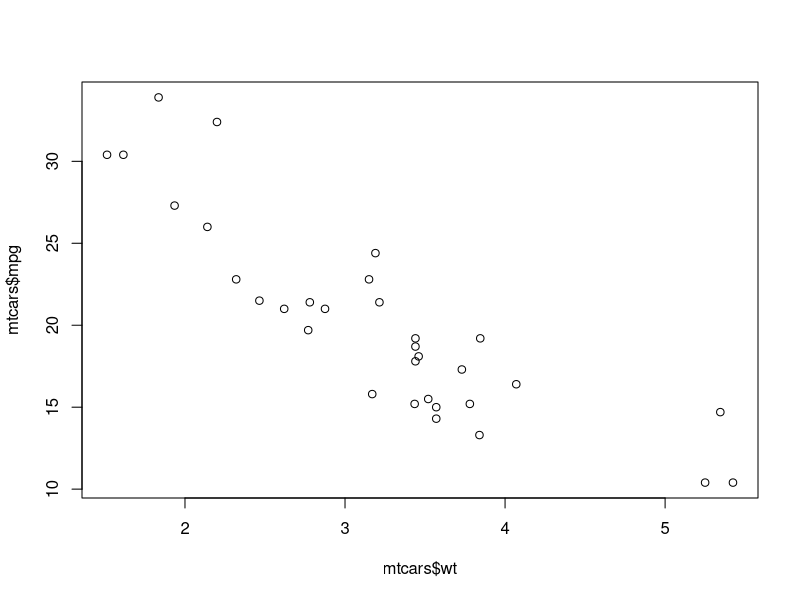
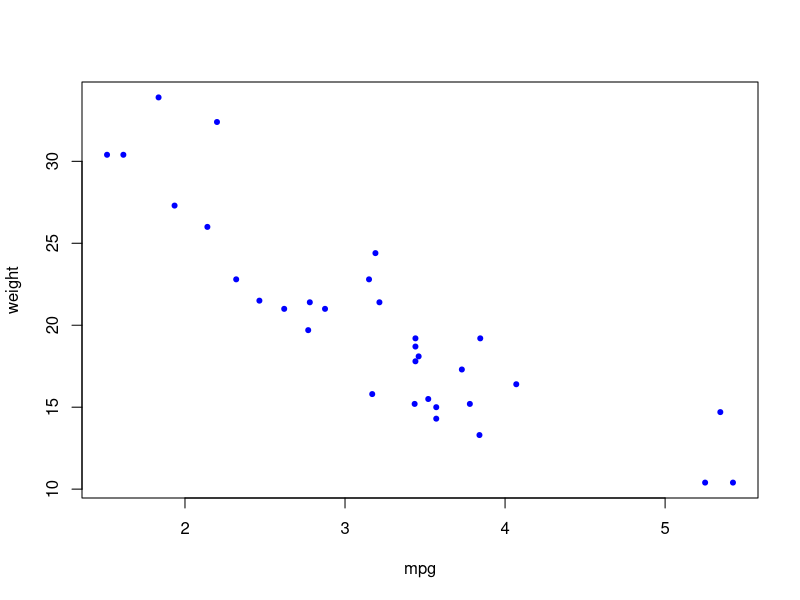
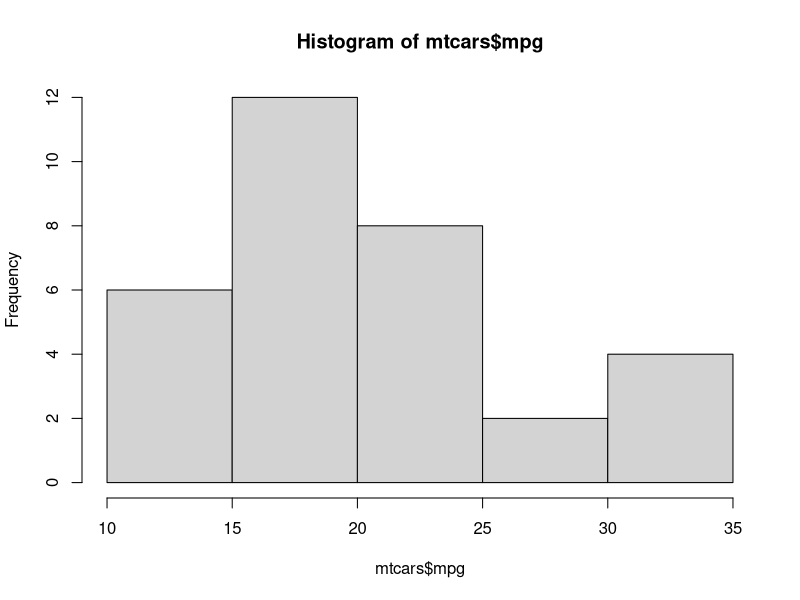
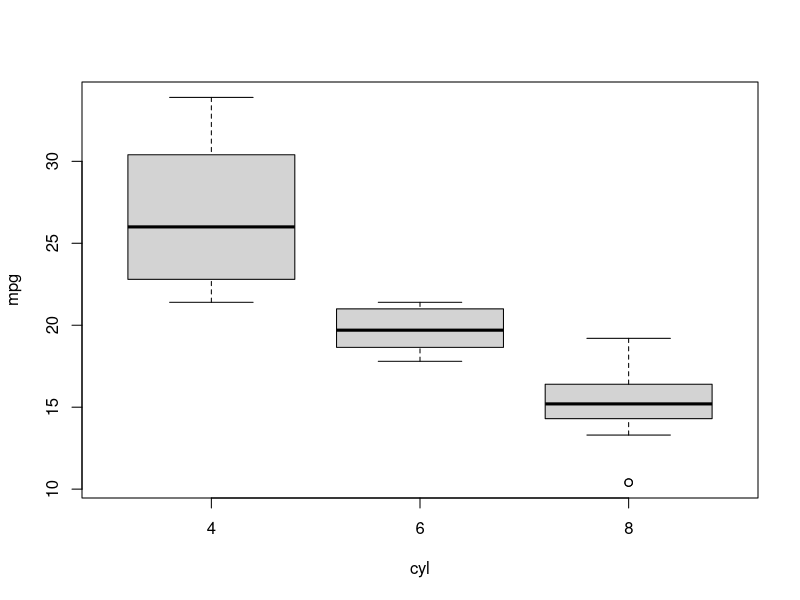
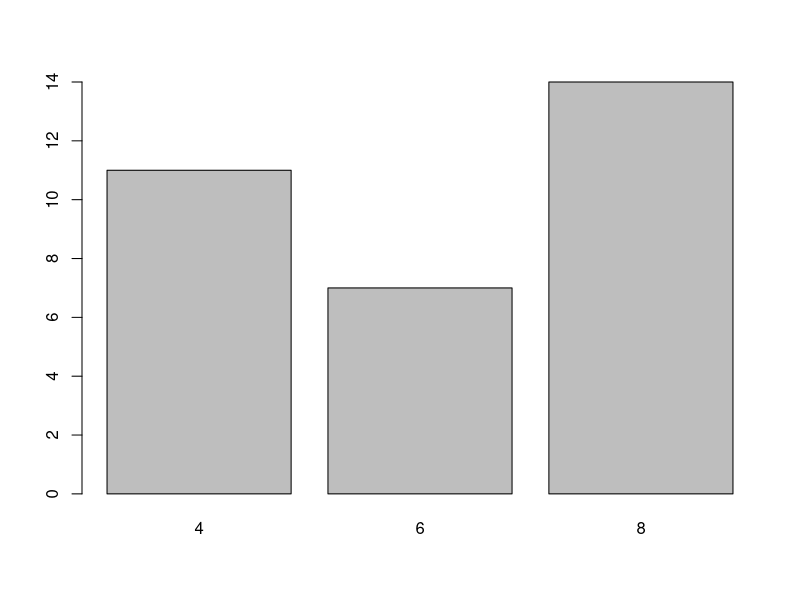
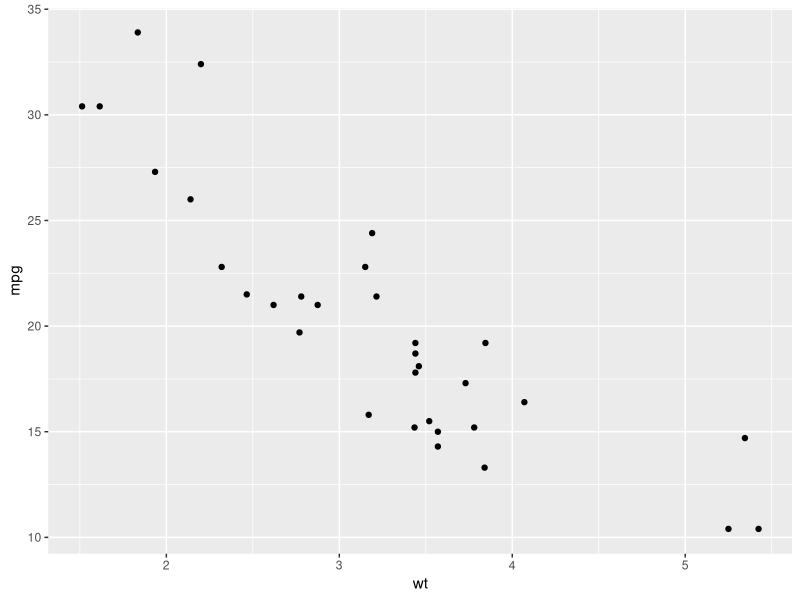
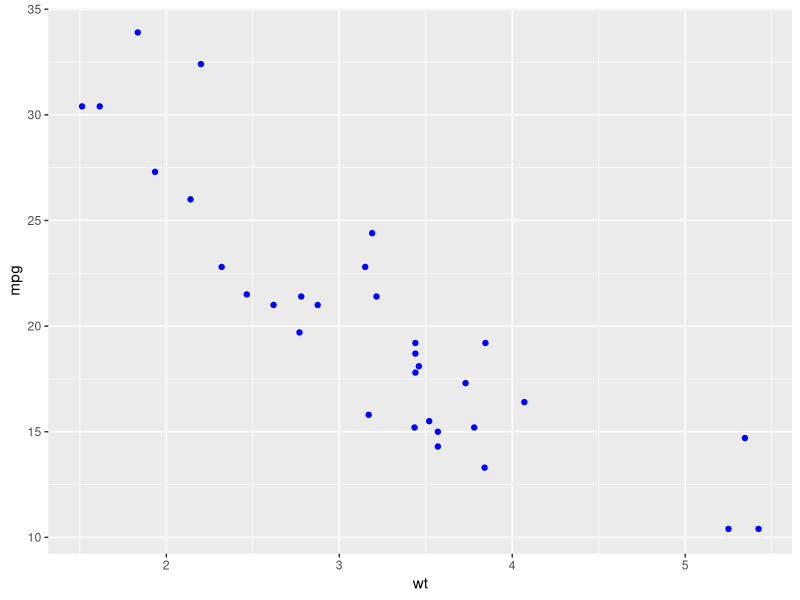
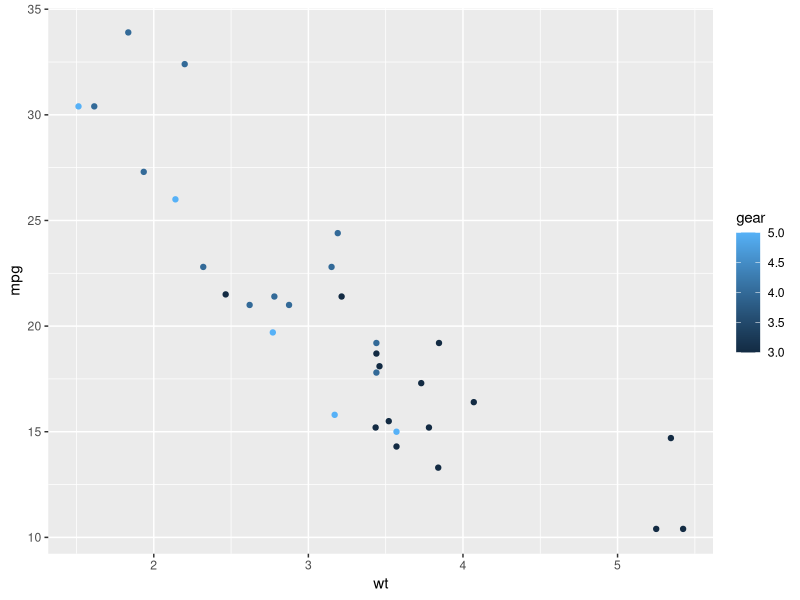

Write the R code that produced these figures, in order.
# Session-4: Exploratory Data Analysis II

# Load required libraries
library(tidyverse)

# Show first few observations of mtcars
as_tibble(mtcars) %>% 
  print(n = 3, width = 50)

# Base R plotting examples
plot(x = mtcars$wt, y = mtcars$mpg)

plot(mtcars$mpg ~ mtcars$wt,
     col = "blue", pch = 20, xlab = "mpg", 
     ylab = "weight")

hist(mtcars$mpg)

boxplot(mpg ~ cyl, data = mtcars)

tab1 <- table(mtcars$cyl)
tab1

barplot(table(mtcars$cyl))

# ggplot2 examples
# Scatter plot
ggplot(data = mtcars) +
  geom_point(aes(x = wt, y = mpg))

# Scatter plot with color
ggplot(data = mtcars) +
  geom_point(aes(x = wt, y = mpg), col = "blue")

# Scatter plot with color mapped to gear
ggplot(data = mtcars) +
  geom_point(aes(x = wt, y = mpg, col = gear))

# Scatter plot with color mapped to factor(gear)
ggplot(data = mtcars) +
  geom_point(aes(x = wt, y = mpg, col = factor(gear)))

# Scatter plot with shape mapped to gear
ggplot(data = mtcars) +
  geom_point(aes(x = wt, y = mpg, shape = factor(gear)))

# Scatter plot with size mapped to gear
ggplot(data = mtcars) +
  geom_point(aes(x = wt, y = mpg, size = gear))

# Scatter plot with smooth line
ggplot(mtcars, aes(x = wt, y = mpg)) + 
  geom_point() +
  geom_smooth()

# Scatter plot with smooth lines by gear
ggplot(mtcars, aes(x = wt, y = mpg, col = factor(gear))) + 
  geom_point() +
  geom_smooth()

# Histogram examples
ggplot(data = mtcars) +
  geom_histogram(aes(x = mpg))

ggplot(data = mtcars) +
  geom_histogram(aes(x = mpg, y = after_stat(density)))

ggplot(data = mtcars) +
  geom_histogram(
    aes(x = mpg, y = after_stat(density)), bins = 5)

ggplot(data = mtcars, aes(y = after_stat(density))) +
  geom_histogram(aes(x = mpg), bins = 5) +
  geom_density(aes(x = mpg), col = "red")

# Boxplot examples
ggplot(data = mtcars) +
  geom_boxplot(aes(x = factor(gear), y = mpg))

ggplot(data = mtcars) +
  geom_boxplot(aes(x = factor(gear), y = mpg)) +
  coord_flip()

# Faceting examples
ggplot(mtcars) +
  geom_point(aes(wt, mpg)) + 
  facet_wrap(~ gear)

ggplot(mtcars) +
  geom_point(aes(wt, mpg)) + 
  facet_grid(am ~ vs)

# Prepare mtcars data for bar charts
mtcars_n <- mtcars %>%
  as_tibble() %>%
  mutate(gear_f = factor(gear),
         cyl_f = factor(cyl),
         am_f = factor(am, labels = c("automatic", "manual")),
         vs_f = factor(vs, labels = c("V-shaped", "Straight")))

# Bar chart examples
ggplot(mtcars_n) + 
  geom_bar(aes(x = cyl_f))

mtcars_n %>% 
  group_by(cyl_f) %>%
  count(gear_f) %>%
  mutate(p = n / sum(n))

ggplot(mtcars_n) + 
  geom_bar(aes(x = cyl_f, fill = gear_f))

ggplot(mtcars_n) + 
  geom_bar(aes(x = cyl_f, fill = gear_f), position = "fill")

ggplot(mtcars_n) + 
  geom_bar(aes(x = cyl_f, fill = gear_f), position = "dodge")

# Theme and label examples
p1 <- ggplot(mtcars, aes(wt, mpg)) +
  geom_point() +
  labs(x = "weight", y = "miles per gallon", 
       title = "Fuel economy declines as weight increases")

p1

p1 + theme(plot.title = element_text(size = rel(2)))

ggplot(mtcars_n) +
  geom_point(aes(disp, mpg, color = am_f, shape = vs_f))  +
  labs(color = "Transmission", shape = "Engine",
       x = "displacement", y = "mile per gallon")

# Theme examples
ggplot(mtcars, aes(wt, mpg)) +
  geom_point() +
  theme_gray()

ggplot(mtcars, aes(wt, mpg)) +
  geom_point() +
  theme_bw()

